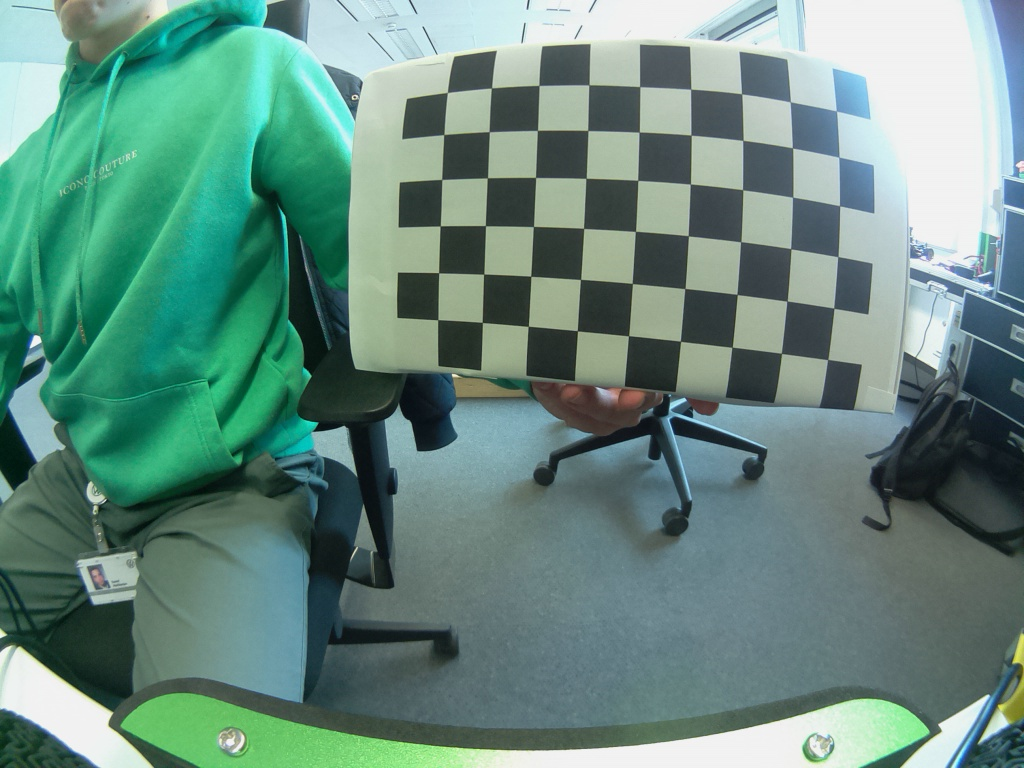
#> input picture camera-calibration/images/img15.jpg, 1024 x 768 px
$ python rectify.py
#> lines starting #> are read from the running program, lines starting #| are printed output that depends on the picture
import numpy as np
import cv2

data = np.load('calib_data/MultiMatrix.npz')
#> (reads camera-calibration/calib_data/MultiMatrix.npz from the repository)
camMatrix = data["camMatrix"]
distCof = data["distCoef"]
rVector = data["rVector"]
tVector = data["tVector"]

image = cv2.imread('images/img15.jpg')
#> image is the input picture: shape (768, 1024, 3); mean B, G, R 128.6, 139.5, 103.5

#undistore
correct_image = cv2.undistort(image, camMatrix, distCof, None, camMatrix)
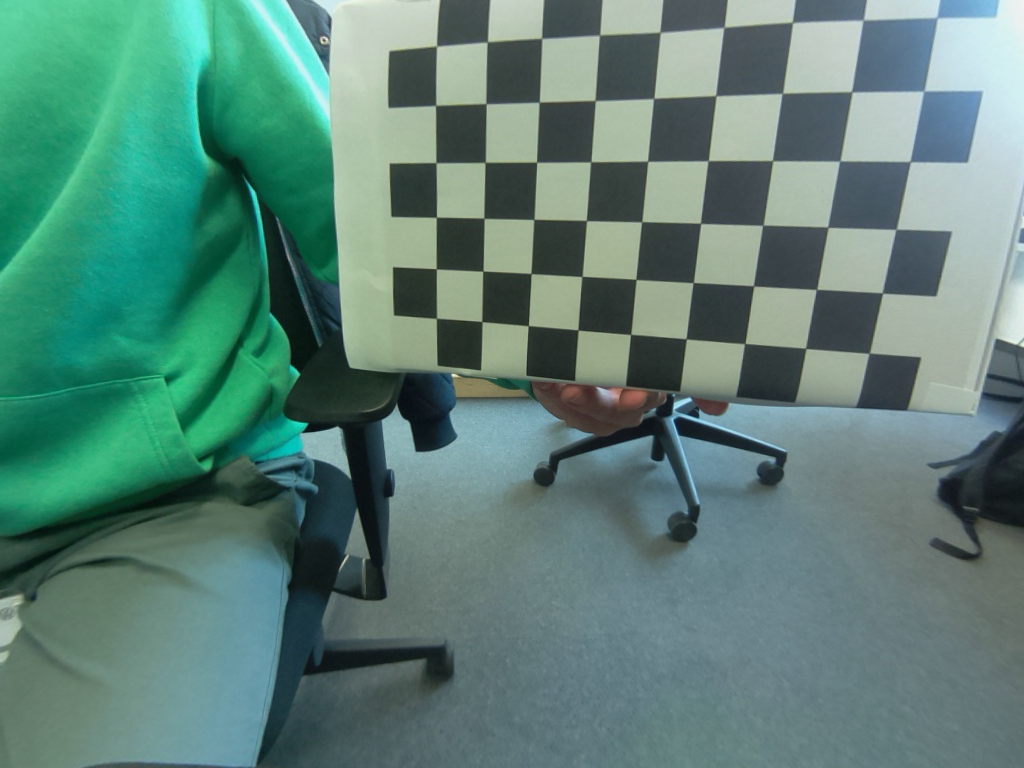
#> correct_image: shape (768, 1024, 3); mean B, G, R 119.9, 130, 92.1
cv2.imshow('correct image: ', correct_image)
cv2.waitKey(0)
cv2.destroyAllWindows()
